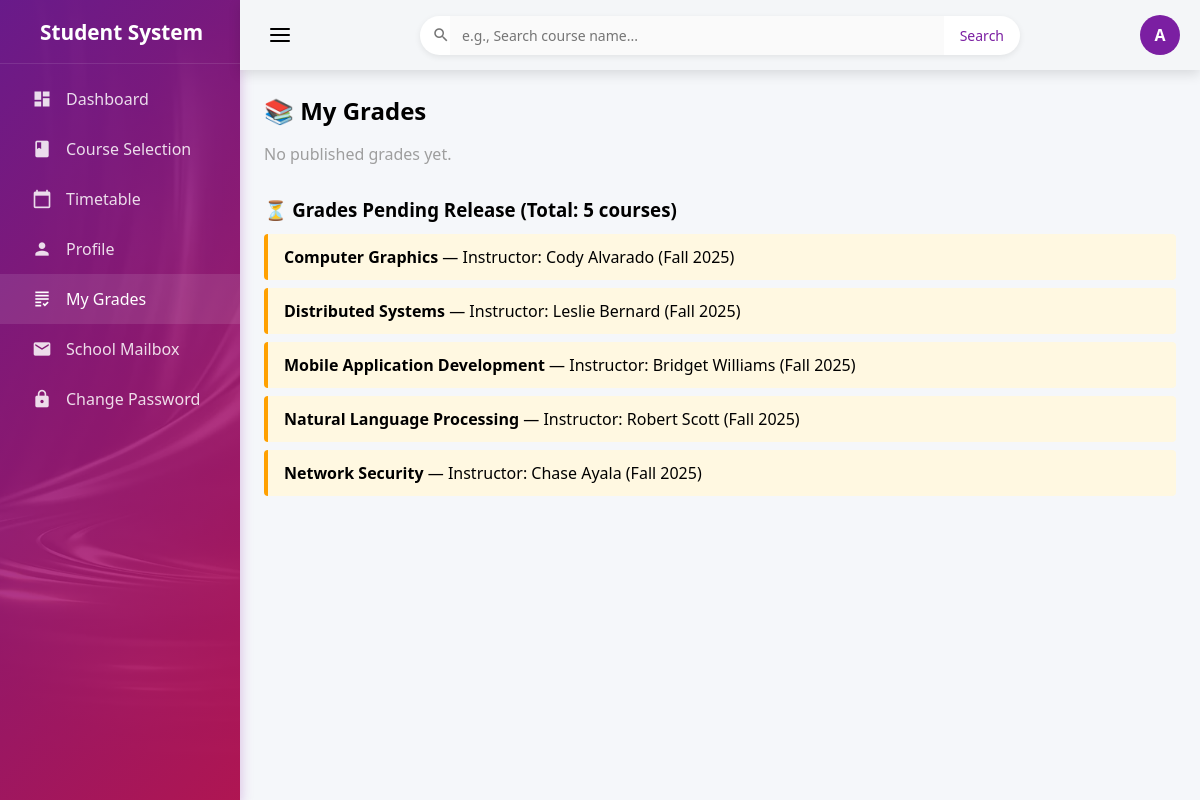
The app's page /student/my-grades (signed in) with its own data.
### tables this page shows
CREATE TABLE "offered_course" (
	"offered_id"	INTEGER,
	"course_id"	VARCHAR(20),
	"teacher_id"	VARCHAR(20),
	"semester_id"	VARCHAR(20),
	"classroom"	VARCHAR(50),
	"time_slot"	VARCHAR(50),
	"capacity"	INT,
	"current_count"	INT DEFAULT 0,
	UNIQUE("course_id","teacher_id","semester_id"),
	PRIMARY KEY("offered_id" AUTOINCREMENT),
	FOREIGN KEY("course_id") REFERENCES "course"("course_id"),
	FOREIGN KEY("semester_id") REFERENCES "semester"("semester_id"),
	FOREIGN KEY("teacher_id") REFERENCES "teacher"("teacher_id")
);

CREATE TABLE "course" (
	"course_id"	VARCHAR(20),
	"course_name"	VARCHAR(100) NOT NULL,
	"credits"	INT,
	"hours"	INT,
	"college_id"	VARCHAR(20),
	"target_grade"	INTEGER CHECK("target_grade" IN (1, 2, 3)),
	PRIMARY KEY("course_id"),
	UNIQUE("course_name"),
	FOREIGN KEY("college_id") REFERENCES "college"("college_id")
);

CREATE TABLE "teacher" (
	"teacher_id"	VARCHAR(20),
	"name"	VARCHAR(50) NOT NULL,
	"gender"	CHAR(1),
	"birth_date"	DATE,
	"salary"	DECIMAL(10, 2),
	"title"	VARCHAR(20),
	"college_id"	VARCHAR(20),
	"id_card"	CHAR(18) NOT NULL UNIQUE,
	PRIMARY KEY("teacher_id"),
	FOREIGN KEY("college_id") REFERENCES "college"("college_id")
);

CREATE TABLE "semester" (
	"semester_id"	VARCHAR(20),
	"semester_name"	VARCHAR(20) NOT NULL,
	"is_current"	BOOLEAN DEFAULT FALSE,
	"selection_start"	DATE,
	"selection_end"	DATE,
	PRIMARY KEY("semester_id"),
	UNIQUE("semester_name")
);

### app/student.py (the view)
@student_bp.route('/my-grades')
def my_grades():
    username = session['username']
    conn = get_db_connection()
    student_row = conn.execute(
        "SELECT user_id FROM account WHERE username = ?", (username,)
    ).fetchone()
    if not student_row:
        flash("Account information is invalid. Please contact the administrator.", "error")
        return redirect(url_for('main.dashboard'))
    student_id = student_row['user_id']
    grades = conn.execute("""
        SELECT
            c.course_name,
            t.name AS teacher_name,
            s.semester_name,
            e.regular_score,
            e.exam_score,
            e.total_score,
            oc.offered_id
        FROM enrollment e
        JOIN offered_course oc ON e.offered_id = oc.offered_id
        JOIN course c ON oc.course_id = c.course_id
        JOIN teacher t ON oc.teacher_id = t.teacher_id
        JOIN semester s ON oc.semester_id = s.semester_id
        WHERE e.student_id = ?
        ORDER BY s.semester_name DESC, c.course_name
    """, (student_id,)).fetchall()
    conn.close()
    published = [g for g in grades if g['total_score'] is not None]
    pending = [g for g in grades if g['total_score'] is None]
    return render_template(
        'student/my_grades.html',
        published=published,
        pending=pending
    )

### app/db.py (called while the page is built)
def get_db_connection():
    if 'db' not in g:
        g.db = sqlite3.connect(
            DATABASE,
            timeout=20.0,
            check_same_thread=False
        )
        g.db.row_factory = sqlite3.Row
        g.db.execute('PRAGMA foreign_keys = ON;')
    return g.db

### app/student.py (called while the page is built)
@student_bp.before_request
def require_student_login():
    if 'username' not in session:
        flash('Please log in first.')
        return redirect(url_for('auth.login'))
    if session.get('role') != 'student':
        flash('You do not have permission to access student features.')
        return redirect(url_for('main.dashboard'))

### templates/student/my_grades.html (shortened to what this page needs)
{% extends "student/student_base.html" %}
{% block content %}
<h2>📚 My Grades</h2>
{% if published %}
  <h3>✅ Published Grades (Total: {{ published|length }} courses)</h3>
  <div style="overflow-x: auto; margin-top: 16px;">
    <table style="width: 100%; border-collapse: collapse; background: white; border-radius: 8px; box-shadow: 0 2px 6px rgba(0,0,0,0.05);">
      <thead>
        <tr style="background: #f3e5f5; text-align: left;">
          <th style="padding: 12px 16px;">Course Name</th>
          <th style="padding: 12px 16px;">Instructor</th>
          <th style="padding: 12px 16px;">Semester</th>
          <th style="padding: 12px 16px;">Regular Score</th>
          <th style="padding: 12px 16px;">Exam Score</th>
          <th style="padding: 12px 16px;">Final Grade</th>
        </tr>
      </thead>
      <tbody>
        {% for g in published %}
        <tr style="border-bottom: 1px solid #eee;">
          <td style="padding: 12px 16px;">{{ g.course_name }}</td>
          <td style="padding: 12px 16px;">{{ g.teacher_name }}</td>
          <td style="padding: 12px 16px;">{{ g.semester_name }}</td>
          <td style="padding: 12px 16px;">{{ "%.2f"|format(g.regular_score) if g.regular_score else '—' }}</td>
          <td style="padding: 12px 16px;">{{ "%.2f"|format(g.exam_score) if g.exam_score else '—' }}</td>
          <td style="padding: 12px 16px; font-weight: bold; color: {% if g.total_score >= 60 %}#2e7d32{% else %}#c62828{% endif %};">
            {{ "%.2f"|format(g.total_score) }}
          </td>
        </tr>
        {% endfor %}
      </tbody>
    </table>
  </div>
{% else %}
  <p style="color: #9e9e9e; margin-top: 16px;">No published grades yet.</p>
{% endif %}
{% if pending %}
  <h3 style="margin-top: 32px;">⏳ Grades Pending Release (Total: {{ pending|length }} courses)</h3>
  <ul style="list-style: none; padding: 0; margin-top: 12px;">
    {% for g in pending %}
    <li style="background: #fff8e1; padding: 12px 16px; margin-bottom: 8px; border-left: 4px solid #ffa000; border-radius: 4px;">
      <strong>{{ g.course_name }}</strong> — Instructor: {{ g.teacher_name }} ({{ g.semester_name }})
    </li>
    {% endfor %}
  </ul>
{% endif %}
{% endblock %}

### records on screen
offered_course: course_name "Computer Graphics", teacher_name "Cody Alvarado", semester_name "Fall 2025"
offered_course: course_name "Distributed Systems", teacher_name "Leslie Bernard", semester_name "Fall 2025"
offered_course: course_name "Mobile Application Development", teacher_name "Bridget Williams", semester_name "Fall 2025"
offered_course: course_name "Natural Language Processing", teacher_name "Robert Scott", semester_name "Fall 2025"
offered_course: course_name "Network Security", teacher_name "Chase Ayala", semester_name "Fall 2025"

### other values on screen
{{ session.username|first|upper }} "A"
{{ pending|length }} "5"
